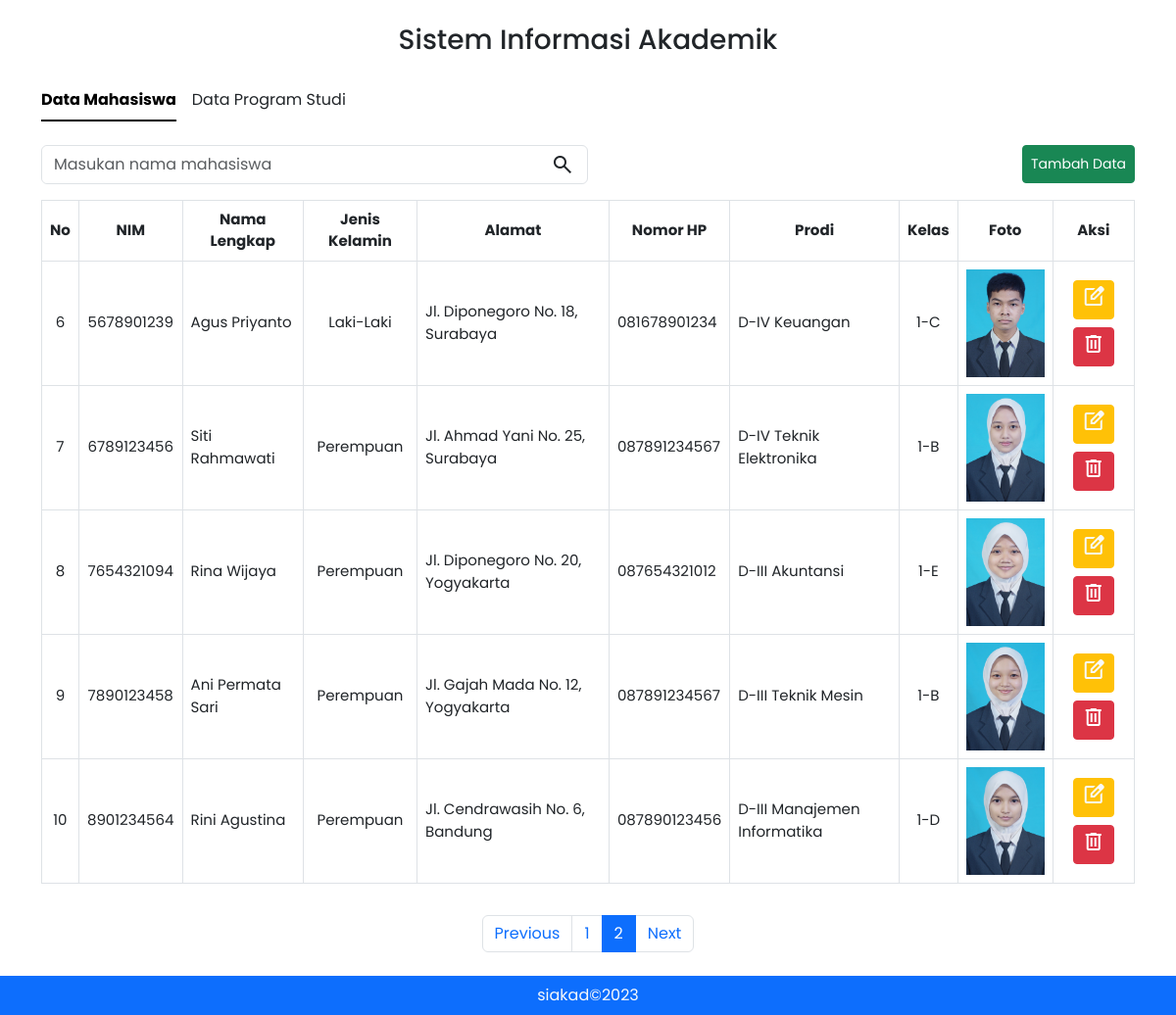
The page /?halaman=2 on the database its author committed.
### tables this page shows
CREATE TABLE `mahasiswa` (
  `nim` varchar(10) NOT NULL,
  `nama_lengkap` varchar(100) NOT NULL,
  `jen_kel` varchar(10) NOT NULL,
  `alamat` varchar(100) NOT NULL,
  `no_hp` varchar(15) NOT NULL,
  `kode_prodi` varchar(10) NOT NULL,
  `kelas` varchar(3) NOT NULL,
  `foto` varchar(100) NOT NULL
);

CREATE TABLE `prodi` (
  `kode_prodi` varchar(10) NOT NULL,
  `nama_prodi` varchar(100) NOT NULL
);

### functions/functions.php (called while the page is built, shortened)
<?php
    $conn = mysqli_connect("localhost", "root", "", "db_siakad");
    function query($query) {
        global $conn;
        $result = mysqli_query($conn, $query);
        $rows = [];
        while ($row = mysqli_fetch_assoc($result)) {
            $rows[] = $row;
        }
        return $rows;
    }

### index.php (the view, shortened to what this page needs)
<?php
require 'functions/functions.php';
$jumlahDataPerhalaman = 5;
$jumlahData = count(query("SELECT * FROM mahasiswa"));
$jumlahHalaman = ceil($jumlahData / $jumlahDataPerhalaman);
$halamanAktif = (isset($_GET["halaman"])) ? $_GET["halaman"] : 1;
$awalData = ($jumlahDataPerhalaman * $halamanAktif) - $jumlahDataPerhalaman;
$mahasiswa = query("SELECT * FROM mahasiswa LIMIT $awalData, $jumlahDataPerhalaman");
$next = $halamanAktif + 1;
$prev = $halamanAktif - 1;
?>
<!DOCTYPE html>
<html lang="en">
<head>
    <link rel="stylesheet" href="vendor/bootstrap/css/bootstrap.min.css">
    <link rel="stylesheet" href="assets/css/style.css">
</head>
<body>
    <div class="container pb-5">
        <h3 class="my-4 text-center">Sistem Informasi Akademik</h3>
        <nav class="my-4">
            <ul class="nav nav-underline">
                <li class="nav-item">
                    <a class="nav-link active" href="index.php">Data Mahasiswa</a>
                </li>
                <li class="nav-item">
                    <a class="nav-link" href="view/prodi.php">Data Program Studi</a>
                </li>
            </ul>
        </nav>
        <main>
            <div class="d-flex justify-content-between align-items-center">
                <form class="d-flex border rounded w-50" action="" method="post" role="search">
                    <input class="form-control border-0" type="search" name="keyword" placeholder="Masukan nama mahasiswa" autocomplete="off" autofocus />
                    <button class="btn d-flex justify-content-center align-items-center" type="submit" name="search">
                        <span class="material-symbols-outlined ">
                        </span>
                    </button>
                </form>
                <a class="btn btn-sm btn-success p-2" href="view/tambahMhs.php" role="button">Tambah Data</a>
            </div>
            <div class="container-fluid overflow-x-auto p-0">
                <table class="table table-bordered mt-3">
                    <thead>
                        <tr class="text-center align-middle">
                            <th scope="col">No</th>
                            <th scope="col">NIM</th>
                            <th scope="col">Nama Lengkap</th>
                            <th scope="col">Jenis Kelamin</th>
                            <th scope="col">Alamat</th>
                            <th scope="col">Nomor HP</th>
                            <th scope="col">Prodi</th>
                            <th scope="col">Kelas</th>
                            <th scope="col">Foto</th>
                            <th scope="col">Aksi</th>
                        </tr>
                    </thead>
                    <tbody>
                        <?php $i = 1; ?>
                        <?php foreach ($mahasiswa as $mhs) : ?>
                            <?php
                            $kodeProdi = $mhs["kode_prodi"];
                            $prodi = query("SELECT nama_prodi FROM prodi WHERE kode_prodi = $kodeProdi", "nama_prodi")[0];
                            ?>
                            <tr class="align-middle">
                                <td class="text-center"><?= $i + $awalData; ?></td>
                                <td class="text-center"><?= $mhs["nim"]; ?></td>
                                <td><?= $mhs["nama_lengkap"]; ?></td>
                                <td class="text-center"><?= $mhs["jen_kel"]; ?></td>
                                <td><?= $mhs["alamat"]; ?></td>
                                <td><?= $mhs["no_hp"]; ?></td>
                                <td><?= $prodi["nama_prodi"]; ?></td>
                                <td class="text-center"><?= $mhs["kelas"]; ?></td>
                                <td><img src="assets/img/mhs/<?= $mhs["foto"]; ?>" alt="" class="thumbnail"></td>
                                <td>
                                    <div class="d-grid gap-2 d-md-block text-center">
                                        <a href="view/ubahMhs.php?nim=<?= $mhs["nim"]; ?>" role="button" class="btn btn-sm btn-warning mb-md-2">
                                            <span class="material-symbols-outlined text-light">
                                            </span>
                                        </a>
                                        <a href="functions/deleteMhs.php?nim=<?= $mhs['nim']; ?>&foto=<?= $mhs['foto']; ?>" role="button" class="btn btn-sm btn-danger" onclick="return confirm('Apakah anda yakin ingin menghapus data?')">
                                            <span class="material-symbols-outlined">
                                            </span>
                                        </a>
                                    </div>
                                </td>
                            </tr>
                            <?php $i++; ?>
                        <?php endforeach ?>
                    </tbody>
                </table>
            </div>
            <nav aria-label="Page navigation example" class="mt-3">
                <ul class="pagination justify-content-center">
                    <li class="page-item">
                        <a class="page-link" <?= ($halamanAktif > 1) ? "href='?halaman=$prev'" : '' ?>>Previous</a>
                    </li>
                    <?php for ($i = 1; $i <= $jumlahHalaman; $i++) : ?>
                        <?php if ($i == $halamanAktif) : ?>
                            <li class="page-item active"><a class="page-link" href="?halaman=<?= $i ?>"><?= $i ?></a></li>
                        <?php else : ?>
                            <li class="page-item"><a class="page-link" href="?halaman=<?= $i ?>"><?= $i ?></a></li>
                        <?php endif ?>
                    <?php endfor ?>
                    <li class="page-item">
                        <a class="page-link" <?= ($halamanAktif < $jumlahHalaman) ? "href='?halaman=$next'" : ''?>>Next</a>
                    </li>
                </ul>
            </nav>
        </main>
    </div>
    <footer class="container-fluid bg-primary text-center text-lg-start position-fixed bottom-0 ">
        <div class="text-center p-2">
            <a class="text-light" href="#">siakad&copy;2023</a>
        </div>
    </footer>
</body>
</html>

### assets/css/style.css (style rules this page uses)
html, body { font-family: "Poppins", sans-serif; }
a, a.nav-link { color: #212529; text-decoration: none; }
img.thumbnail { width: 80px; aspect-ratio: 1 2; }
th, td { font-size: 0.94rem; }

### rows shown on the page
mahasiswa: awalData "6", nim "5678901239", nama_lengkap "Agus Priyanto", jen_kel "Laki-Laki", alamat "Jl. Diponegoro No. 18, Surabaya", no_hp "081678901234", kode_prodi.nama_prodi "D-IV Keuangan", kelas "1-C", foto (picture)
mahasiswa: awalData "7", nim "6789123456", nama_lengkap "Siti Rahmawati", jen_kel "Perempuan", alamat "Jl. Ahmad Yani No. 25, Surabaya", no_hp "087891234567", kode_prodi.nama_prodi "D-IV Teknik Elektronika", kelas "1-B", foto (picture)
mahasiswa: awalData "8", nim "7654321094", nama_lengkap "Rina Wijaya", jen_kel "Perempuan", alamat "Jl. Diponegoro No. 20, Yogyakarta", no_hp "087654321012", kode_prodi.nama_prodi "D-III Akuntansi", kelas "1-E", foto (picture)
mahasiswa: awalData "9", nim "7890123458", nama_lengkap "Ani Permata Sari", jen_kel "Perempuan", alamat "Jl. Gajah Mada No. 12, Yogyakarta", no_hp "087891234567", kode_prodi.nama_prodi "D-III Teknik Mesin", kelas "1-B", foto (picture)
mahasiswa: awalData "10", nim "8901234564", nama_lengkap "Rini Agustina", jen_kel "Perempuan", alamat "Jl. Cendrawasih No. 6, Bandung", no_hp "087890123456", kode_prodi.nama_prodi "D-III Manajemen Informatika", kelas "1-D", foto (picture)
